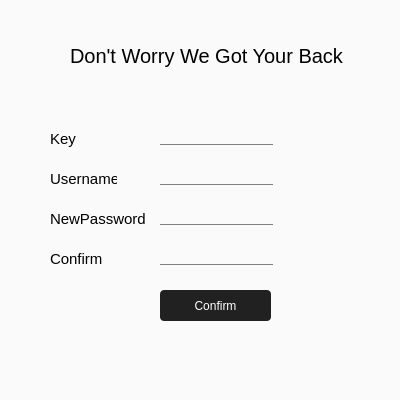
<?xml version="1.0" encoding="UTF-8"?>
<ui version="4.0">
 <class>EZBUSINESS_USER</class>
 <widget class="QDialog" name="EZBUSINESS_USER">
  <property name="geometry">
   <rect>
    <x>0</x>
    <y>0</y>
    <width>400</width>
    <height>400</height>
   </rect>
  </property>
  <property name="minimumSize">
   <size>
    <width>400</width>
    <height>400</height>
   </size>
  </property>
  <property name="maximumSize">
   <size>
    <width>400</width>
    <height>400</height>
   </size>
  </property>
  <property name="windowTitle">
   <string>Forgot Password</string>
  </property>
  <property name="styleSheet">
   <string notr="true">QDialog{
	background:rgb(250, 250, 250);
}

QLabel{
font-size:15px;
}
QLineEdit{
background:transparent;
border:0px;
border-bottom:1px solid gray;
color:gray;
font-size:17px;
}
QPushButton{
	background-color:rgb(32, 33, 32);
color:white;
border-radius:4px;
}
QPushButton::hover{
	background-color:black;

}
</string>
  </property>
  <widget class="QLabel" name="label">
   <property name="geometry">
    <rect>
     <x>70</x>
     <y>30</y>
     <width>291</width>
     <height>51</height>
    </rect>
   </property>
   <property name="styleSheet">
    <string notr="true">#label{
	font-size:20px;
}</string>
   </property>
   <property name="text">
    <string>Don't Worry We Got Your Back</string>
   </property>
  </widget>
  <widget class="QLabel" name="label_2">
   <property name="geometry">
    <rect>
     <x>50</x>
     <y>130</y>
     <width>67</width>
     <height>17</height>
    </rect>
   </property>
   <property name="text">
    <string>Key</string>
   </property>
  </widget>
  <widget class="QLabel" name="label_3">
   <property name="geometry">
    <rect>
     <x>50</x>
     <y>170</y>
     <width>67</width>
     <height>17</height>
    </rect>
   </property>
   <property name="text">
    <string>Username</string>
   </property>
  </widget>
  <widget class="QLabel" name="label_4">
   <property name="geometry">
    <rect>
     <x>50</x>
     <y>210</y>
     <width>101</width>
     <height>17</height>
    </rect>
   </property>
   <property name="text">
    <string>NewPassword</string>
   </property>
  </widget>
  <widget class="QLabel" name="label_5">
   <property name="geometry">
    <rect>
     <x>50</x>
     <y>250</y>
     <width>67</width>
     <height>17</height>
    </rect>
   </property>
   <property name="text">
    <string>Confirm</string>
   </property>
  </widget>
  <widget class="QLineEdit" name="key">
   <property name="geometry">
    <rect>
     <x>160</x>
     <y>120</y>
     <width>113</width>
     <height>25</height>
    </rect>
   </property>
   <property name="echoMode">
    <enum>QLineEdit::Password</enum>
   </property>
  </widget>
  <widget class="QLineEdit" name="username">
   <property name="geometry">
    <rect>
     <x>160</x>
     <y>160</y>
     <width>113</width>
     <height>25</height>
    </rect>
   </property>
  </widget>
  <widget class="QLineEdit" name="password">
   <property name="geometry">
    <rect>
     <x>160</x>
     <y>200</y>
     <width>113</width>
     <height>25</height>
    </rect>
   </property>
   <property name="echoMode">
    <enum>QLineEdit::Password</enum>
   </property>
  </widget>
  <widget class="QLineEdit" name="confirm">
   <property name="geometry">
    <rect>
     <x>160</x>
     <y>240</y>
     <width>113</width>
     <height>25</height>
    </rect>
   </property>
   <property name="echoMode">
    <enum>QLineEdit::Password</enum>
   </property>
  </widget>
  <widget class="QPushButton" name="pushButton">
   <property name="geometry">
    <rect>
     <x>160</x>
     <y>290</y>
     <width>111</width>
     <height>31</height>
    </rect>
   </property>
   <property name="text">
    <string>Confirm</string>
   </property>
   <property name="icon">
    <iconset resource="images.qrc">
     <normaloff>:/images/Checkmark-Circle-512.png</normaloff>:/images/Checkmark-Circle-512.png</iconset>
   </property>
  </widget>
  <widget class="QLabel" name="label_6">
   <property name="geometry">
    <rect>
     <x>270</x>
     <y>300</y>
     <width>121</width>
     <height>101</height>
    </rect>
   </property>
   <property name="text">
    <string/>
   </property>
   <property name="pixmap">
    <pixmap resource="images.qrc">:/images/logo(1).png</pixmap>
   </property>
   <property name="scaledContents">
    <bool>true</bool>
   </property>
  </widget>
  <widget class="QLabel" name="label_7">
   <property name="geometry">
    <rect>
     <x>20</x>
     <y>130</y>
     <width>21</width>
     <height>21</height>
    </rect>
   </property>
   <property name="text">
    <string/>
   </property>
   <property name="pixmap">
    <pixmap resource="images.qrc">:/images/changepw.png</pixmap>
   </property>
   <property name="scaledContents">
    <bool>true</bool>
   </property>
  </widget>
  <widget class="QLabel" name="label_8">
   <property name="geometry">
    <rect>
     <x>20</x>
     <y>170</y>
     <width>21</width>
     <height>21</height>
    </rect>
   </property>
   <property name="text">
    <string/>
   </property>
   <property name="pixmap">
    <pixmap resource="images.qrc">:/images/adminuser.png</pixmap>
   </property>
   <property name="scaledContents">
    <bool>true</bool>
   </property>
  </widget>
  <widget class="QLabel" name="label_9">
   <property name="geometry">
    <rect>
     <x>20</x>
     <y>210</y>
     <width>21</width>
     <height>21</height>
    </rect>
   </property>
   <property name="text">
    <string/>
   </property>
   <property name="pixmap">
    <pixmap resource="images.qrc">:/images/changepw.png</pixmap>
   </property>
   <property name="scaledContents">
    <bool>true</bool>
   </property>
  </widget>
  <widget class="QLabel" name="label_10">
   <property name="geometry">
    <rect>
     <x>20</x>
     <y>250</y>
     <width>21</width>
     <height>21</height>
    </rect>
   </property>
   <property name="text">
    <string/>
   </property>
   <property name="pixmap">
    <pixmap resource="images.qrc">:/images/changepw.png</pixmap>
   </property>
   <property name="scaledContents">
    <bool>true</bool>
   </property>
  </widget>
 </widget>
 <resources>
  <include location="images.qrc"/>
 </resources>
 <connections/>
</ui>
